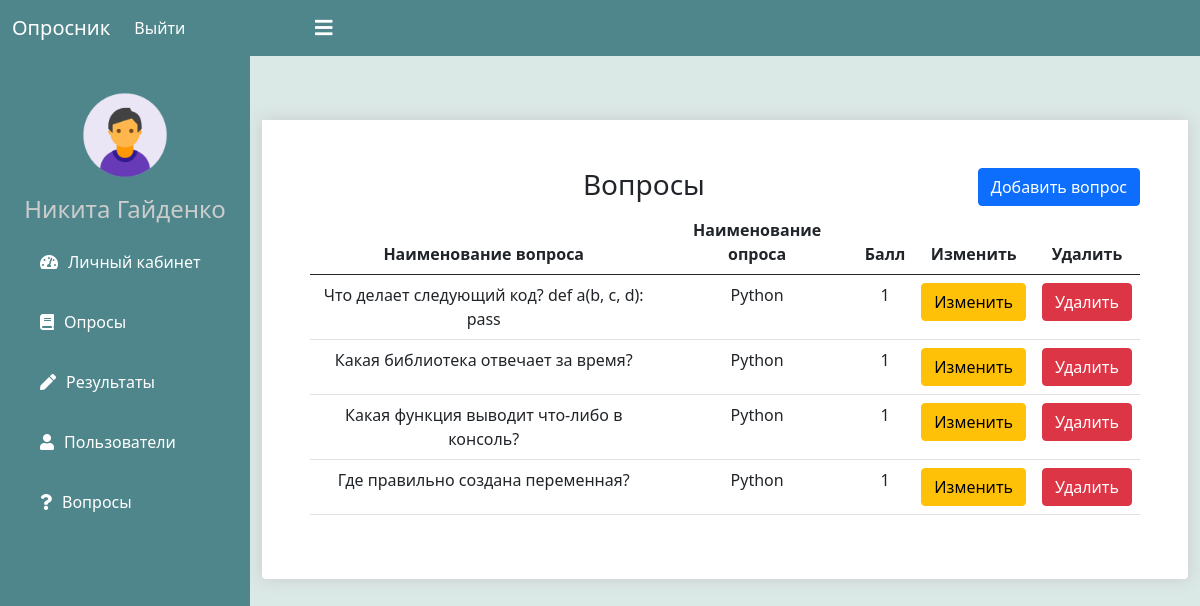
The app's page /admin_user/questions/ (signed in) with its own data.
### course/models.py (models this page shows, shortened)
class Question(models.Model):
    ANSWER_CHOICES = [
        ('choice_1', 'Вариант ответа №1'),
        ('choice_2', 'Вариант ответа №2'),
        ('choice_3', 'Вариант ответа №3'),
        ('choice_4', 'Вариант ответа №4'),
    ]
    course = models.ForeignKey(Course, verbose_name="Наименование курса", on_delete=models.CASCADE, blank=True, null=True, related_name="question_course")
    name = models.CharField("Наименование вопроса", max_length=256, null=True, blank=True)
    mark = models.PositiveIntegerField("Оценка", default=0)
    choice_1 = models.CharField("Вариант ответа №1", max_length=256, null=True, blank=True)
    choice_2 = models.CharField("Вариант ответа №2", max_length=256, null=True, blank=True)
    choice_3 = models.CharField("Вариант ответа №3", max_length=256, null=True, blank=True)
    choice_4 = models.CharField("Вариант ответа №4", max_length=256, null=True, blank=True)
    answer = models.CharField("Правильный ответ", max_length=256, choices=ANSWER_CHOICES, blank=True, null=True)

class Course(models.Model):
    name = models.CharField("Наименование опроса", max_length=256, null=True, blank=True)
    customers = models.ManyToManyField(User, verbose_name="Прошедшие тест", blank=True, null=True)

### course/views.py (the view)
# urls.py: path('admin_user/questions/', views.AdminQuestionsView.as_view(), name='admin-questions'),
@method_decorator(login_required(login_url='login-admin'), name='dispatch')
@method_decorator(admin_only, name='dispatch')
class AdminQuestionsView(ListView):
    model = Question
    template_name = 'main/adminQuestion.html'

### templates/main/adminQuestion.html (shortened to what this page needs)
{% extends 'base/basic.html' %}
{% load crispy_forms_tags %}
{% load static %}
{% block content %}
  <nav class="navbar navbar-expand-lg navbar-dark bg-dark fixed-top">
    <div class="container-fluid">
      <a class="navbar-brand mb-0 h1" href="/">Опросник</a>
      <div class="collapse navbar-collapse" id="navbarNav">
        <ul class="navbar-nav">
          {% if request.user.is_authenticated %}
          <li class="nav-item">
            <a class="nav-link active" aria-current="page" href="{% url 'logout-user' %}">Выйти</a>
          </li>
          {% endif %}
          <label for="check">
            <i style="margin-left: 15px; margin-top: 10px;" class="fas fa-bars text-center" id="sidebar_btn"></i>
          </label>
        </ul>
      </div>
    </div>
  </nav>
  <div class="sidebar">
    <center>
      <img src="{% static 'media/admin.png' %}" class="profile_image" alt="">
      <h4>{{request.user.first_name}} {{request.user.last_name}}</h4>
    </center>
    <a href="{% url 'admin-dashboard' %}"><i class="fas fa-tachometer-alt"></i><span>Личный кабинет</span></a>
    <a href="{% url 'admin-courses' %}"><i class="fas fa-book"></i><span>Опросы</span></a>
      <a href="{% url 'admin-results' %}"><i class="fas fa-pen"></i><span>Результаты</span></a>
      <a href="{% url 'admin-users' %}"><i class="fas fa-user"></i><span>Пользователи</span></a>
    <a href="{% url 'admin-questions' %}"><i class="fas fa-question"></i><span>Вопросы</span></a>
  </div>
  <div class="content">
    <br><br><br><br><br>
      <div class="container">
        <div class="box-element product p-5 text-center">
          <a href="{% url 'admin-add-q' %}"><button style="float: right;" class="btn btn-primary">Добавить вопрос</button></a>
          <h3>Вопросы</h3>
          <table class="table">
            <thead>
              <tr>
                <th>Наименование вопроса</th>
                <th>Наименование опроса</th>
                  <th>Балл</th>
                  <th>Изменить</th>
                  <th>Удалить</th>
              </tr>
            </thead>
            <tbody>
              {% for q in object_list %}
              <tr>
                <td>{{q.name}}</td>
                <td>{{q.course.name}}</td>
                  <td>{{q.mark}}</td>
                  <td><a href="{% url 'admin-update-q' q.id %}"><button class="btn btn-warning">Изменить</button></a></td>
                  <td><button class="btn btn-danger" data-bs-toggle="modal" data-bs-target="#staticBackdrop{{q.id}}">Удалить</button></td>
              </tr>
              {% endfor %}
            </tbody>
          </table>
        </div>
      </div>
    <br><br><br>
  </div>
{% endblock %}

### templates/base/basic.html (style rules this page uses)
html { background-color:#dae8e6; }
body { background-color:#dae8e6; }

### templates/main/adminQuestion.html (style rules this page uses)
a:link { text-decoration: none; }
.sidebar { background-color: #4f868c!important; padding-top: 30px; margin-top: 55px; position: fixed; left: 0; width: 250px; height: 100%; transition: 0.5s; transition-property: left; }
.sidebar .profile_image { width: 100px; height: 100px; border-radius: 100px; margin-bottom: 10px; }
.sidebar h4 { color: #ccc; margin-top: 0; }
.sidebar a { color: #fff; display: block; width: 100%; line-height: 60px; text-decoration: none; padding-left: 40px; box-sizing: border-box; transition: 0.5s; }
.sidebar i { padding-right: 10px; }
label #sidebar_btn { z-index: 1; color: #fff; position: fixed; cursor: pointer; left: 300px; font-size: 20px; margin: 5px 0; transition: 0.5s; transition-property: color; }
.content { margin-left: 250px; background-position: center; background-size: cover; height: 100vh; transition: 0.5s; }
.bg-dark { background-color: #4f868c!important; }
.box-element { box-shadow:hsl(0, 0%, 80%) 0 0 16px; background-color: #fff; border-radius: 4px; padding: 10px; max-width: 1200px; margin: auto; }
.product { border-radius: 0 0 4px 4px; }

### records on screen
Question: name "Что делает следующий код? def a(b, c, d): pass", course.name "Python", mark "1"
Question: name "Какая библиотека отвечает за время?", course.name "Python", mark "1"
Question: name "Какая функция выводит что-либо в консоль?", course.name "Python", mark "1"
Question: name "Где правильно создана переменная?", course.name "Python", mark "1"

### other values on screen
{{ request.user.first_name }} "Никита"
{{ request.user.last_name }} "Гайденко"
